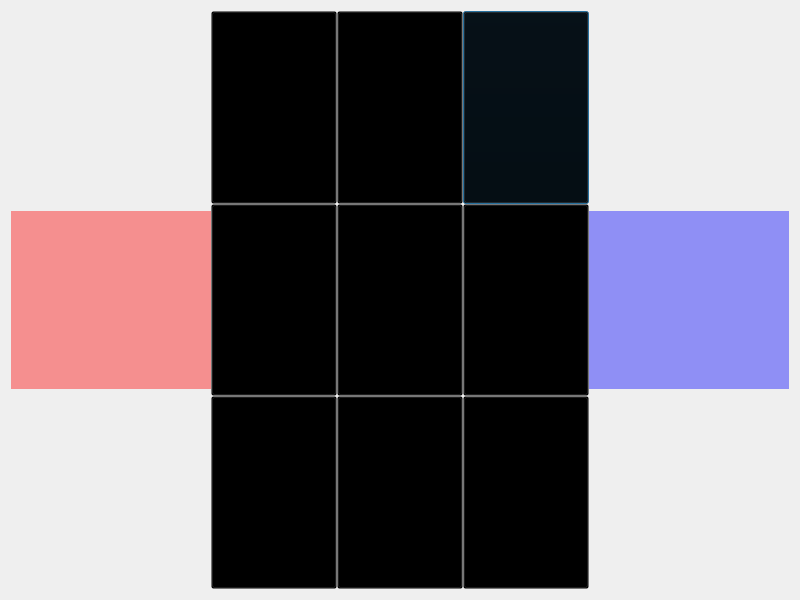
<?xml version="1.0" encoding="UTF-8"?>
<ui version="4.0">
 <class>Dialog</class>
 <widget class="QDialog" name="Dialog">
  <property name="geometry">
   <rect>
    <x>0</x>
    <y>0</y>
    <width>800</width>
    <height>600</height>
   </rect>
  </property>
  <property name="minimumSize">
   <size>
    <width>800</width>
    <height>600</height>
   </size>
  </property>
  <property name="windowTitle">
   <string>Dialog</string>
  </property>
  <property name="styleSheet">
   <string notr="true">background-image:url(:/new/prefix1/images/water-5.png)</string>
  </property>
  <layout class="QVBoxLayout" name="verticalLayout">
   <item>
    <layout class="QHBoxLayout" name="horizontalLayout_2" stretch="0,1,0">
     <property name="spacing">
      <number>0</number>
     </property>
     <property name="sizeConstraint">
      <enum>QLayout::SetMinimumSize</enum>
     </property>
     <item>
      <layout class="QHBoxLayout" name="horizontalLayout_3">
       <property name="sizeConstraint">
        <enum>QLayout::SetDefaultConstraint</enum>
       </property>
       <property name="topMargin">
        <number>200</number>
       </property>
       <property name="bottomMargin">
        <number>200</number>
       </property>
       <item>
        <widget class="QLabel" name="label_4">
         <property name="sizePolicy">
          <sizepolicy hsizetype="Preferred" vsizetype="Expanding">
           <horstretch>0</horstretch>
           <verstretch>0</verstretch>
          </sizepolicy>
         </property>
         <property name="minimumSize">
          <size>
           <width>100</width>
           <height>100</height>
          </size>
         </property>
         <property name="maximumSize">
          <size>
           <width>16777215</width>
           <height>16777215</height>
          </size>
         </property>
         <property name="autoFillBackground">
          <bool>false</bool>
         </property>
         <property name="styleSheet">
          <string notr="true">image:url(:/new/prefix1/images/shield1.png);
background:rgba(255, 0, 0, 0.4);
</string>
         </property>
         <property name="text">
          <string/>
         </property>
         <property name="scaledContents">
          <bool>true</bool>
         </property>
        </widget>
       </item>
       <item>
        <widget class="QLabel" name="label_8">
         <property name="enabled">
          <bool>true</bool>
         </property>
         <property name="sizePolicy">
          <sizepolicy hsizetype="Preferred" vsizetype="Expanding">
           <horstretch>0</horstretch>
           <verstretch>0</verstretch>
          </sizepolicy>
         </property>
         <property name="minimumSize">
          <size>
           <width>100</width>
           <height>100</height>
          </size>
         </property>
         <property name="maximumSize">
          <size>
           <width>16777215</width>
           <height>16777215</height>
          </size>
         </property>
         <property name="autoFillBackground">
          <bool>false</bool>
         </property>
         <property name="styleSheet">
          <string notr="true">image: url(:/new/prefix1/images/ship2.png);
background: rgba(255, 0, 0, 0.4);</string>
         </property>
         <property name="text">
          <string/>
         </property>
         <property name="scaledContents">
          <bool>false</bool>
         </property>
         <property name="wordWrap">
          <bool>false</bool>
         </property>
        </widget>
       </item>
      </layout>
     </item>
     <item>
      <layout class="QGridLayout" name="landGrid" rowstretch="0,0,0" columnstretch="0,0,0">
       <property name="sizeConstraint">
        <enum>QLayout::SetMinimumSize</enum>
       </property>
       <property name="spacing">
        <number>0</number>
       </property>
       <item row="0" column="2">
        <widget class="QPushButton" name="pushButton_3">
         <property name="sizePolicy">
          <sizepolicy hsizetype="Minimum" vsizetype="Minimum">
           <horstretch>0</horstretch>
           <verstretch>0</verstretch>
          </sizepolicy>
         </property>
         <property name="minimumSize">
          <size>
           <width>0</width>
           <height>0</height>
          </size>
         </property>
         <property name="styleSheet">
          <string notr="true">image: url(:/new/prefix1/images/island1-removebg-preview.png);
background: transparent;</string>
         </property>
         <property name="text">
          <string/>
         </property>
        </widget>
       </item>
       <item row="1" column="0">
        <widget class="QPushButton" name="pushButton_15">
         <property name="sizePolicy">
          <sizepolicy hsizetype="Minimum" vsizetype="Minimum">
           <horstretch>0</horstretch>
           <verstretch>0</verstretch>
          </sizepolicy>
         </property>
         <property name="minimumSize">
          <size>
           <width>0</width>
           <height>0</height>
          </size>
         </property>
         <property name="styleSheet">
          <string notr="true">image: url(:/new/prefix1/images/island1-removebg-preview.png);
background: transparent;</string>
         </property>
         <property name="text">
          <string/>
         </property>
        </widget>
       </item>
       <item row="2" column="1">
        <widget class="QPushButton" name="pushButton_16">
         <property name="sizePolicy">
          <sizepolicy hsizetype="Minimum" vsizetype="Minimum">
           <horstretch>0</horstretch>
           <verstretch>0</verstretch>
          </sizepolicy>
         </property>
         <property name="minimumSize">
          <size>
           <width>0</width>
           <height>0</height>
          </size>
         </property>
         <property name="styleSheet">
          <string notr="true">image: url(:/new/prefix1/images/island1-removebg-preview.png);
background: transparent;</string>
         </property>
         <property name="text">
          <string/>
         </property>
        </widget>
       </item>
       <item row="0" column="0">
        <widget class="QPushButton" name="pushButton_4">
         <property name="sizePolicy">
          <sizepolicy hsizetype="Minimum" vsizetype="Minimum">
           <horstretch>0</horstretch>
           <verstretch>0</verstretch>
          </sizepolicy>
         </property>
         <property name="minimumSize">
          <size>
           <width>0</width>
           <height>0</height>
          </size>
         </property>
         <property name="styleSheet">
          <string notr="true">image: url(:/new/prefix1/images/island1-removebg-preview.png);
background: transparent;</string>
         </property>
         <property name="text">
          <string/>
         </property>
        </widget>
       </item>
       <item row="0" column="1">
        <widget class="QPushButton" name="pushButton_5">
         <property name="sizePolicy">
          <sizepolicy hsizetype="Minimum" vsizetype="Minimum">
           <horstretch>0</horstretch>
           <verstretch>0</verstretch>
          </sizepolicy>
         </property>
         <property name="minimumSize">
          <size>
           <width>0</width>
           <height>0</height>
          </size>
         </property>
         <property name="styleSheet">
          <string notr="true">image: url(:/new/prefix1/images/island1-removebg-preview.png);
background: transparent;</string>
         </property>
         <property name="text">
          <string/>
         </property>
        </widget>
       </item>
       <item row="1" column="1">
        <widget class="QPushButton" name="pushButton_17">
         <property name="sizePolicy">
          <sizepolicy hsizetype="Minimum" vsizetype="Minimum">
           <horstretch>0</horstretch>
           <verstretch>0</verstretch>
          </sizepolicy>
         </property>
         <property name="minimumSize">
          <size>
           <width>0</width>
           <height>0</height>
          </size>
         </property>
         <property name="styleSheet">
          <string notr="true">image: url(:/new/prefix1/images/island1-removebg-preview.png);
background: transparent;</string>
         </property>
         <property name="text">
          <string/>
         </property>
        </widget>
       </item>
       <item row="1" column="2">
        <widget class="QPushButton" name="pushButton_13">
         <property name="sizePolicy">
          <sizepolicy hsizetype="Minimum" vsizetype="Minimum">
           <horstretch>0</horstretch>
           <verstretch>0</verstretch>
          </sizepolicy>
         </property>
         <property name="minimumSize">
          <size>
           <width>0</width>
           <height>0</height>
          </size>
         </property>
         <property name="styleSheet">
          <string notr="true">image: url(:/new/prefix1/images/island1-removebg-preview.png);
background: transparent;</string>
         </property>
         <property name="text">
          <string/>
         </property>
        </widget>
       </item>
       <item row="2" column="0">
        <widget class="QPushButton" name="pushButton_14">
         <property name="sizePolicy">
          <sizepolicy hsizetype="Minimum" vsizetype="Minimum">
           <horstretch>0</horstretch>
           <verstretch>0</verstretch>
          </sizepolicy>
         </property>
         <property name="minimumSize">
          <size>
           <width>0</width>
           <height>0</height>
          </size>
         </property>
         <property name="styleSheet">
          <string notr="true">image: url(:/new/prefix1/images/island1-removebg-preview.png);
background: transparent;</string>
         </property>
         <property name="text">
          <string/>
         </property>
        </widget>
       </item>
       <item row="2" column="2">
        <widget class="QPushButton" name="pushButton_12">
         <property name="sizePolicy">
          <sizepolicy hsizetype="Minimum" vsizetype="Minimum">
           <horstretch>0</horstretch>
           <verstretch>0</verstretch>
          </sizepolicy>
         </property>
         <property name="minimumSize">
          <size>
           <width>0</width>
           <height>0</height>
          </size>
         </property>
         <property name="styleSheet">
          <string notr="true">image: url(:/new/prefix1/images/island1-removebg-preview.png);
background: transparent;</string>
         </property>
         <property name="text">
          <string/>
         </property>
        </widget>
       </item>
      </layout>
     </item>
     <item>
      <layout class="QHBoxLayout" name="horizontalLayout_5">
       <property name="topMargin">
        <number>200</number>
       </property>
       <property name="bottomMargin">
        <number>200</number>
       </property>
       <item>
        <widget class="QLabel" name="label_3">
         <property name="sizePolicy">
          <sizepolicy hsizetype="Minimum" vsizetype="Minimum">
           <horstretch>0</horstretch>
           <verstretch>0</verstretch>
          </sizepolicy>
         </property>
         <property name="minimumSize">
          <size>
           <width>100</width>
           <height>100</height>
          </size>
         </property>
         <property name="maximumSize">
          <size>
           <width>16777215</width>
           <height>16777215</height>
          </size>
         </property>
         <property name="layoutDirection">
          <enum>Qt::LeftToRight</enum>
         </property>
         <property name="styleSheet">
          <string notr="true">image:url(:/new/prefix1/images/shield4.png);
background:rgba(0, 0, 255, 0.4)</string>
         </property>
         <property name="text">
          <string/>
         </property>
        </widget>
       </item>
       <item>
        <widget class="QLabel" name="label_5">
         <property name="sizePolicy">
          <sizepolicy hsizetype="Minimum" vsizetype="Minimum">
           <horstretch>0</horstretch>
           <verstretch>0</verstretch>
          </sizepolicy>
         </property>
         <property name="minimumSize">
          <size>
           <width>100</width>
           <height>100</height>
          </size>
         </property>
         <property name="maximumSize">
          <size>
           <width>16777215</width>
           <height>16777215</height>
          </size>
         </property>
         <property name="styleSheet">
          <string notr="true">image:url(:/new/prefix1/images/ship1.png);
background: rgba(0, 0, 255, 0.4)</string>
         </property>
         <property name="text">
          <string/>
         </property>
        </widget>
       </item>
      </layout>
     </item>
    </layout>
   </item>
  </layout>
 </widget>
 <resources>
  <include location="images.qrc"/>
 </resources>
 <connections/>
</ui>
